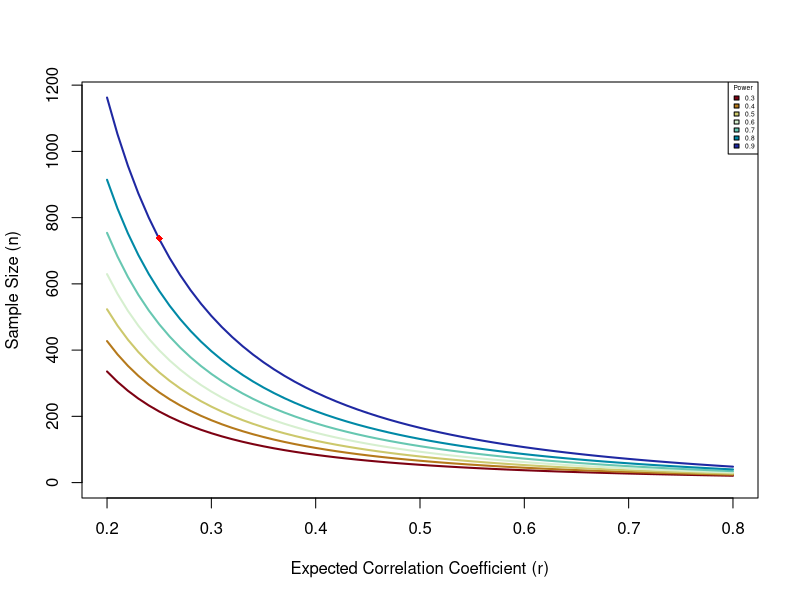
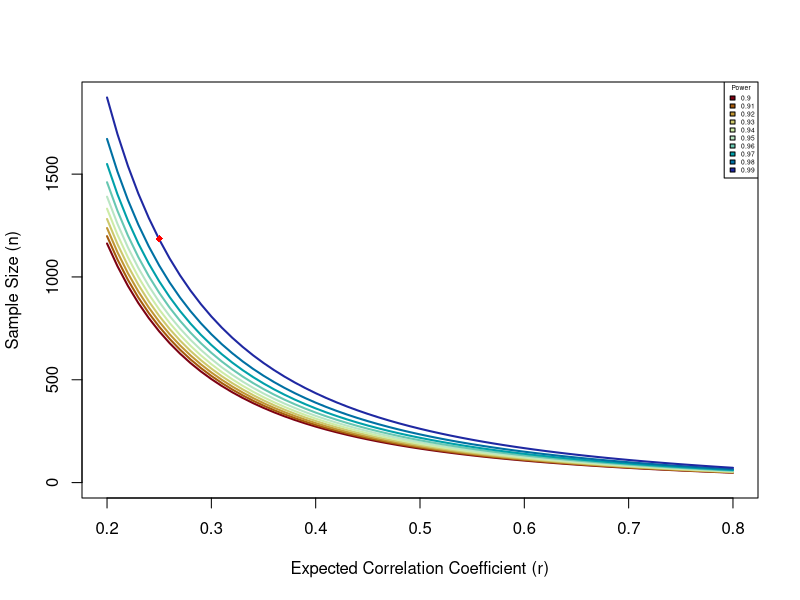
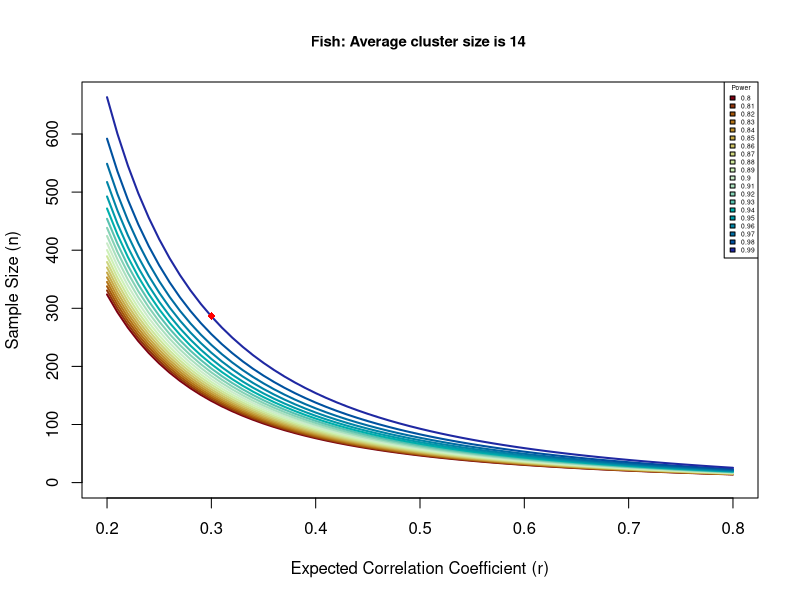
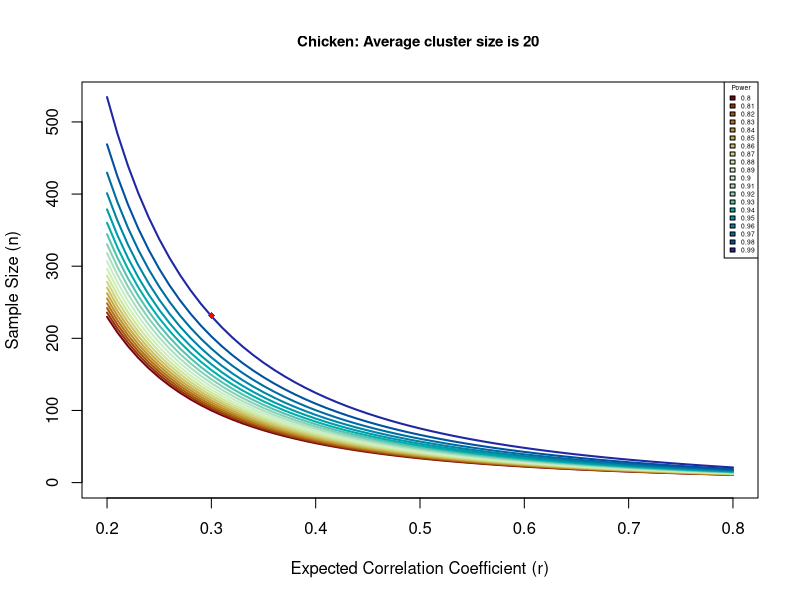
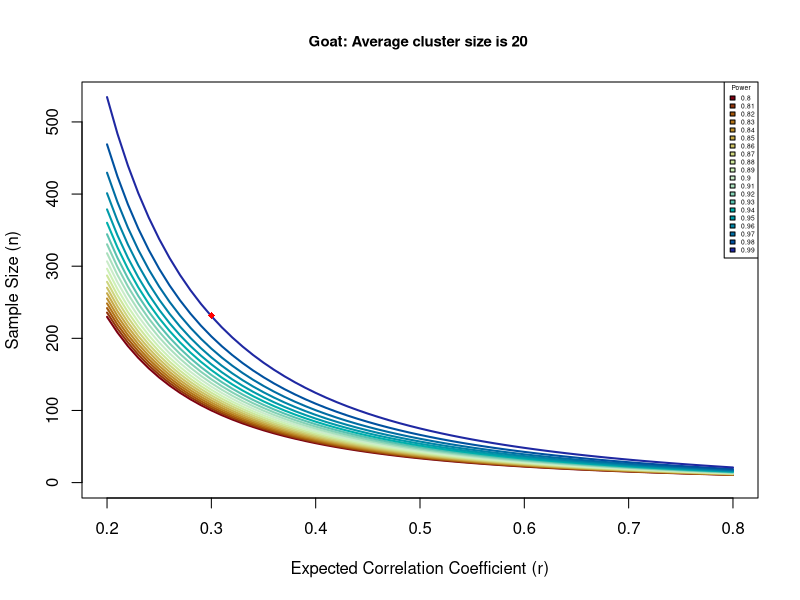
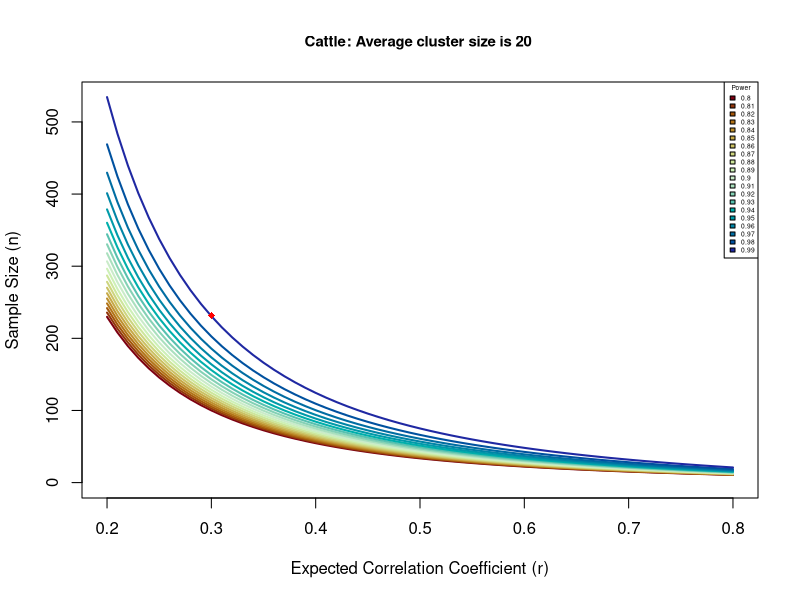
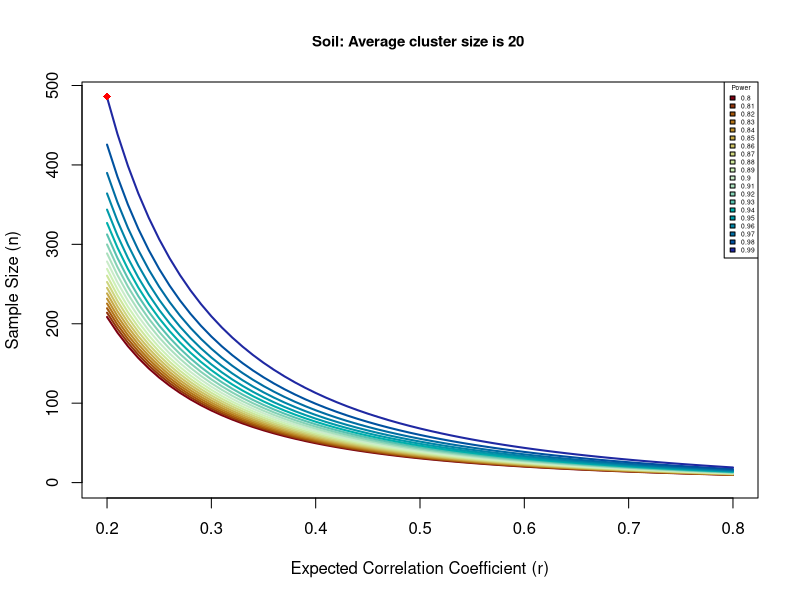
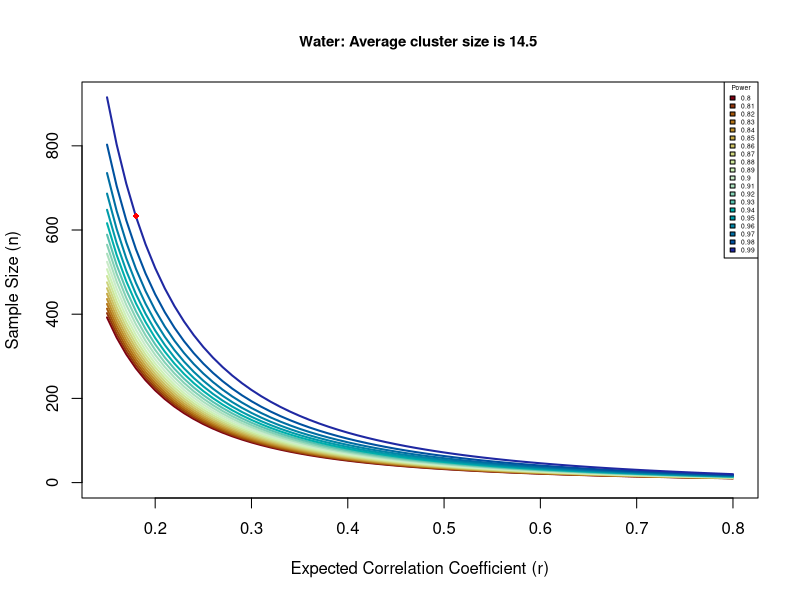

These charts were generated, in order, by the following R code:
# Load library
library(pwr)
## m is the number of clusters and ki is the size of the cluster 
## k_bar = sum(ki)/m
## DE = (1+rho*(k_bar-1))
#par(mfrow=c(3,2))
## Set values
rho=0.01
k_bar=220
alph=0.01
# Create range of correlations
r <- seq(0.2, 0.8, 0.01)
nr <- length(r)

# Create range of power values
p <- seq(0.3, 0.9, 0.1)
np <- length(p)

# Obtain sample sizes
samsize <- array(numeric(nr*np), dim = c(nr, np))
for (i in 1:np){
  for (j in 1:nr){
    result <- pwr.r.test(
      n = NULL, r = r[j],
      sig.level = alph, power = p[i],
      alternative = 'two.sided'
    )
    #k_bar = sum(ki)/m

    DE = (1+rho*(k_bar-1))
    samsize[j,i] <- result$n * DE   # ceiling(result$n)
  }
}

# Set ranges and colors for graph
xrange <- range(r)
#yrange <- round(range(samsize))
yrange <- c(0, round(max(samsize)))
#colors <- rainbow(length(p))
colors <- hcl.colors(length(p), 'Roma')

# Setup graph
plot(
  xrange, yrange, type = 'n',
  xlab = 'Expected Correlation Coefficient (r)',
  ylab = 'Sample Size (n)'
)

# Add power curves
for (i in 1:np){
  lines(r, samsize[,i], type = 'l', lwd = 2, col = colors[i])
}
points(.25, 738,col = "red", lwd =3, pch = 18)

legend('topright',cex=.4, title = 'Power', as.character(p), fill = colors)

############################################
library(pwr)
## m is the number of clusters and ki is the size of the cluster 
## k_bar = sum(ki)/m
## DE = (1+rho*(k_bar-1))
#par(mfrow=c(3,2))
## Set values
rho=0.01
k_bar=220
alph=0.01
# Create range of correlations
r <- seq(0.2, 0.8, 0.01)
nr <- length(r)

# Create range of power values
p <- seq(0.90, 0.99, 0.01)
np <- length(p)

# Obtain sample sizes
samsize <- array(numeric(nr*np), dim = c(nr, np))
for (i in 1:np){
  for (j in 1:nr){
    result <- pwr.r.test(
      n = NULL, r = r[j],
      sig.level = alph, power = p[i],
      alternative = 'two.sided'
    )
    #k_bar = sum(ki)/m
    
    DE = (1+rho*(k_bar-1))
    samsize[j,i] <- result$n * DE   # ceiling(result$n)
  }
}

# Set ranges and colors for graph
xrange <- range(r)
#yrange <- round(range(samsize))
yrange <- c(0, round(max(samsize)))
#colors <- rainbow(length(p))
colors <- hcl.colors(length(p), 'Roma')

# Setup graph
plot(
  xrange, yrange, type = 'n',
  xlab = 'Expected Correlation Coefficient (r)',
  ylab = 'Sample Size (n)'
)

# Add power curves
for (i in 1:np){
  lines(r, samsize[,i], type = 'l', lwd = 2, col = colors[i])
}
points(.25, 1185,col = "red", lwd =3, pch = 18)

legend('topright',cex=.4, title = 'Power', as.character(p), fill = colors)
############################################################
## Set values for Fish
rho=0.01
k_bar=14
alph=0.01
# Create range of correlations
r <- seq(0.2, 0.8, 0.01)
nr <- length(r)

# Create range of power values
p <- seq(0.8, 0.99, 0.01)
np <- length(p)

# Obtain sample sizes
samsize <- array(numeric(nr*np), dim = c(nr, np))
for (i in 1:np){
  for (j in 1:nr){
    result <- pwr.r.test(
      n = NULL, r = r[j],
      sig.level = alph, power = p[i],
      alternative = 'two.sided'
    )
    #k_bar = sum(ki)/m
    
    DE = (1+rho*(k_bar-1))
    samsize[j,i] <- result$n * DE   # ceiling(result$n)
  }
}

# Set ranges and colors for graph
xrange <- range(r)
#yrange <- round(range(samsize))
yrange <- c(0, round(max(samsize)))
#colors <- rainbow(length(p))
colors <- hcl.colors(length(p), 'Roma')

# Setup graph
plot(
  xrange, yrange, type = 'n',
  xlab = 'Expected Correlation Coefficient (r)',
  ylab = 'Sample Size (n)'
)

# Add power curves
for (i in 1:np){
  lines(r, samsize[,i], type = 'l', lwd = 2, col = colors[i])
}
points(.3, 286.8,col = "red", lwd =3, pch = 18)
title(
  main = c(
    'Fish: Average cluster size is 14 '
  ),
  cex.main = .9
)
legend('topright',cex=.4, title = 'Power', as.character(p), fill = colors)



###################################################
## Set values for chicken
rho=0.01
k_bar=20
alph=0.05
# Create range of correlations
r <- seq(0.2, 0.8, 0.01)
nr <- length(r)

# Create range of power values
p <- seq(0.8, 0.99, 0.01)
np <- length(p)

# Obtain sample sizes
samsize <- array(numeric(nr*np), dim = c(nr, np))
for (i in 1:np){
  for (j in 1:nr){
    result <- pwr.r.test(
      n = NULL, r = r[j],
      sig.level = alph, power = p[i],
      alternative = 'two.sided'
    )
    #k_bar = sum(ki)/m
    
    DE = (1+rho*(k_bar-1))
    samsize[j,i] <- result$n * DE   # ceiling(result$n)
  }
}

# Set ranges and colors for graph
xrange <- range(r)
#yrange <- round(range(samsize))
yrange <- c(0, round(max(samsize)))
#colors <- rainbow(length(p))
colors <- hcl.colors(length(p), 'Roma')

# Setup graph
plot(
  xrange, yrange, type = 'n',
  xlab = 'Expected Correlation Coefficient (r)',
  ylab = 'Sample Size (n)'
)

# Add power curves
for (i in 1:np){
  lines(r, samsize[,i], type = 'l', lwd = 2, col = colors[i])
}
points(.3, 231.7,col = "red", lwd =3, pch = 18)
title(
  main = c(
    'Chicken: Average cluster size is 20 '
  ),
  cex.main = .9
)
legend('topright',cex=.4, title = 'Power', as.character(p), fill = colors)




###################################################
## Set values for Goat
rho=0.01
k_bar=20
alph=0.05
# Create range of correlations
r <- seq(0.2, 0.8, 0.01)
nr <- length(r)

# Create range of power values
p <- seq(0.8, 0.99, 0.01)
np <- length(p)

# Obtain sample sizes
samsize <- array(numeric(nr*np), dim = c(nr, np))
for (i in 1:np){
  for (j in 1:nr){
    result <- pwr.r.test(
      n = NULL, r = r[j],
      sig.level = alph, power = p[i],
      alternative = 'two.sided'
    )
    #k_bar = sum(ki)/m
    
    DE = (1+rho*(k_bar-1))
    samsize[j,i] <- result$n * DE   # ceiling(result$n)
  }
}

# Set ranges and colors for graph
xrange <- range(r)
#yrange <- round(range(samsize))
yrange <- c(0, round(max(samsize)))
#colors <- rainbow(length(p))
colors <- hcl.colors(length(p), 'Roma')

# Setup graph
plot(
  xrange, yrange, type = 'n',
  xlab = 'Expected Correlation Coefficient (r)',
  ylab = 'Sample Size (n)'
)

# Add power curves
for (i in 1:np){
  lines(r, samsize[,i], type = 'l', lwd = 2, col = colors[i])
}
points(.3, 231.7,col = "red", lwd =3, pch = 18)
title(
  main = c(
    'Goat: Average cluster size is 20 '
  ),
  cex.main = .9
)
legend('topright',cex=.4, title = 'Power', as.character(p), fill = colors)

###################################################
## Set values for Cattle
rho=0.01
k_bar=20
alph=0.05
# Create range of correlations
r <- seq(0.2, 0.8, 0.01)
nr <- length(r)

# Create range of power values
p <- seq(0.8, 0.99, 0.01)
np <- length(p)

# Obtain sample sizes
samsize <- array(numeric(nr*np), dim = c(nr, np))
for (i in 1:np){
  for (j in 1:nr){
    result <- pwr.r.test(
      n = NULL, r = r[j],
      sig.level = alph, power = p[i],
      alternative = 'two.sided'
    )
    #k_bar = sum(ki)/m
    
    DE = (1+rho*(k_bar-1))
    samsize[j,i] <- result$n * DE   # ceiling(result$n)
  }
}

# Set ranges and colors for graph
xrange <- range(r)
#yrange <- round(range(samsize))
yrange <- c(0, round(max(samsize)))
#colors <- rainbow(length(p))
colors <- hcl.colors(length(p), 'Roma')

# Setup graph
plot(
  xrange, yrange, type = 'n',
  xlab = 'Expected Correlation Coefficient (r)',
  ylab = 'Sample Size (n)'
)

# Add power curves
for (i in 1:np){
  lines(r, samsize[,i], type = 'l', lwd = 2, col = colors[i])
}
points(.3, 231.7,col = "red", lwd =3, pch = 18)
title(
  main = c(
    'Cattle: Average cluster size is 20 '
  ),
  cex.main = .9
)
legend('topright',cex=.4, title = 'Power', as.character(p), fill = colors)

###################################################
## Set values for Soil
rho=0.01
k_bar=9
alph=0.05
# Create range of correlations
r <- seq(0.2, 0.8, 0.01)
nr <- length(r)

# Create range of power values
p <- seq(0.8, 0.99, 0.01)
np <- length(p)

# Obtain sample sizes
samsize <- array(numeric(nr*np), dim = c(nr, np))
for (i in 1:np){
  for (j in 1:nr){
    result <- pwr.r.test(
      n = NULL, r = r[j],
      sig.level = alph, power = p[i],
      alternative = 'two.sided'
    )
    #k_bar = sum(ki)/m
    
    DE = (1+rho*(k_bar-1))
    samsize[j,i] <- result$n * DE   # ceiling(result$n)
  }
}

# Set ranges and colors for graph
xrange <- range(r)
#yrange <- round(range(samsize))
yrange <- c(0, round(max(samsize)))
#colors <- rainbow(length(p))
colors <- hcl.colors(length(p), 'Roma')

# Setup graph
plot(
  xrange, yrange, type = 'n',
  xlab = 'Expected Correlation Coefficient (r)',
  ylab = 'Sample Size (n)'
)

# Add power curves
for (i in 1:np){
  lines(r, samsize[,i], type = 'l', lwd = 2, col = colors[i])
}
points(.2, 486,col = "red", lwd =3, pch = 18)
title(
  main = c(
    'Soil: Average cluster size is 20 '
  ),
  cex.main = .9
)
legend('topright',cex=.4, title = 'Power', as.character(p), fill = colors)


###################################################
## Set values for Water
rho=0.01
k_bar=14.5
alph=0.05
# Create range of correlations
r <- seq(0.15, 0.8, 0.01)
nr <- length(r)

# Create range of power values
p <- seq(0.8, 0.99, 0.01)
np <- length(p)

# Obtain sample sizes
samsize <- array(numeric(nr*np), dim = c(nr, np))
for (i in 1:np){
  for (j in 1:nr){
    result <- pwr.r.test(
      n = NULL, r = r[j],
      sig.level = alph, power = p[i],
      alternative = 'two.sided'
    )
    #k_bar = sum(ki)/m
    
    DE = (1+rho*(k_bar-1))
    samsize[j,i] <- result$n * DE   # ceiling(result$n)
  }
}

# Set ranges and colors for graph
xrange <- range(r)
#yrange <- round(range(samsize))
yrange <- c(0, round(max(samsize)))
#colors <- rainbow(length(p))
colors <- hcl.colors(length(p), 'Roma')

# Setup graph
plot(
  xrange, yrange, type = 'n',
  xlab = 'Expected Correlation Coefficient (r)',
  ylab = 'Sample Size (n)'
)

# Add power curves
for (i in 1:np){
  lines(r, samsize[,i], type = 'l', lwd = 2, col = colors[i])
}
points(.18, 633.1,col = "red", lwd =3, pch = 18)
title(
  main = c(
    'Water: Average cluster size is 14.5 '
  ),
  cex.main = .9
)
legend('topright',cex=.4, title = 'Power', as.character(p), fill = colors)


###################################################
## Set values for Lechate
rho=0.01
k_bar=10
alph=0.05
# Create range of correlations
r <- seq(0.2, 0.8, 0.01)
nr <- length(r)

# Create range of power values
p <- seq(0.8, 0.99, 0.01)
np <- length(p)

# Obtain sample sizes
samsize <- array(numeric(nr*np), dim = c(nr, np))
for (i in 1:np){
  for (j in 1:nr){
    result <- pwr.r.test(
      n = NULL, r = r[j],
      sig.level = alph, power = p[i],
      alternative = 'two.sided'
    )
    #k_bar = sum(ki)/m
    
    DE = (1+rho*(k_bar-1))
    samsize[j,i] <- result$n * DE   # ceiling(result$n)
  }
}

# Set ranges and colors for graph
xrange <- range(r)
#yrange <- round(range(samsize))
yrange <- c(0, round(max(samsize)))
#colors <- rainbow(length(p))
colors <- hcl.colors(length(p), 'Roma')

# Setup graph
plot(
  xrange, yrange, type = 'n',
  xlab = 'Expected Correlation Coefficient (r)',
  ylab = 'Sample Size (n)'
)

# Add power curves
for (i in 1:np){
  lines(r, samsize[,i], type = 'l', lwd = 2, col = colors[i])
}
points(.4, 114.8,col = "red", lwd =3, pch = 18)
title(
  main = c(
    'Lechate: Average cluster size is 10 '
  ),
  cex.main = .9
)
legend('topright',cex=.4, title = 'Power', as.character(p), fill = colors)

###################################################
## Set values for Litter
rho=0.01
k_bar=10
alph=0.05
# Create range of correlations
r <- seq(0.2, 0.8, 0.01)
nr <- length(r)

# Create range of power values
p <- seq(0.8, 0.99, 0.01)
np <- length(p)

# Obtain sample sizes
samsize <- array(numeric(nr*np), dim = c(nr, np))
for (i in 1:np){
  for (j in 1:nr){
    result <- pwr.r.test(
      n = NULL, r = r[j],
      sig.level = alph, power = p[i],
      alternative = 'two.sided'
    )
    #k_bar = sum(ki)/m
    
    DE = (1+rho*(k_bar-1))
    samsize[j,i] <- result$n * DE   # ceiling(result$n)
  }
}

# Set ranges and colors for graph
xrange <- range(r)
#yrange <- round(range(samsize))
yrange <- c(0, round(max(samsize)))
#colors <- rainbow(length(p))
colors <- hcl.colors(length(p), 'Roma')

# Setup graph
plot(
  xrange, yrange, type = 'n',
  xlab = 'Expected Correlation Coefficient (r)',
  ylab = 'Sample Size (n)'
)

# Add power curves
for (i in 1:np){
  lines(r, samsize[,i], type = 'l', lwd = 2, col = colors[i])
}
points(.4, 114.8,col = "red", lwd =3, pch = 18)
title(
  main = c(
    'Litter: Average cluster size is 10 '
  ),
  cex.main = .9
)
legend('topright',cex=.4, title = 'Power', as.character(p), fill = colors)
